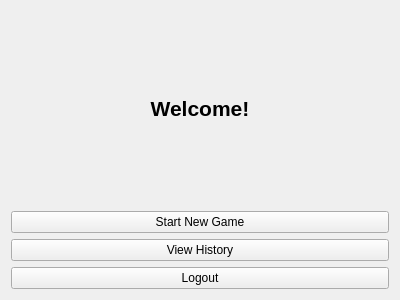
<?xml version="1.0" encoding="UTF-8"?>
<ui version="4.0">
 <class>MainMenuWindow</class>
 <widget class="QWidget" name="MainMenuWindow">
  <property name="geometry">
   <rect>
    <x>0</x>
    <y>0</y>
    <width>400</width>
    <height>300</height>
   </rect>
  </property>
  <property name="windowTitle">
   <string>Main Menu</string>
  </property>
  <layout class="QVBoxLayout" name="verticalLayout">
   <item>
    <widget class="QLabel" name="titleLabel">
     <property name="text">
      <string>Welcome!</string>
     </property>
     <property name="alignment">
      <set>Qt::AlignCenter</set>
     </property>
     <property name="font">
      <font>
       <pointsize>16</pointsize>
       <bold>true</bold>
      </font>
     </property>
    </widget>
   </item>
   <item>
    <widget class="QPushButton" name="startGameButton">
     <property name="text">
      <string>Start New Game</string>
     </property>
    </widget>
   </item>
   <item>
    <widget class="QPushButton" name="historyButton">
     <property name="text">
      <string>View History</string>
     </property>
    </widget>
   </item>
   <item>
    <widget class="QPushButton" name="logoutButton">
     <property name="text">
      <string>Logout</string>
     </property>
    </widget>
   </item>
  </layout>
 </widget>
 <resources/>
 <connections/>
</ui>
